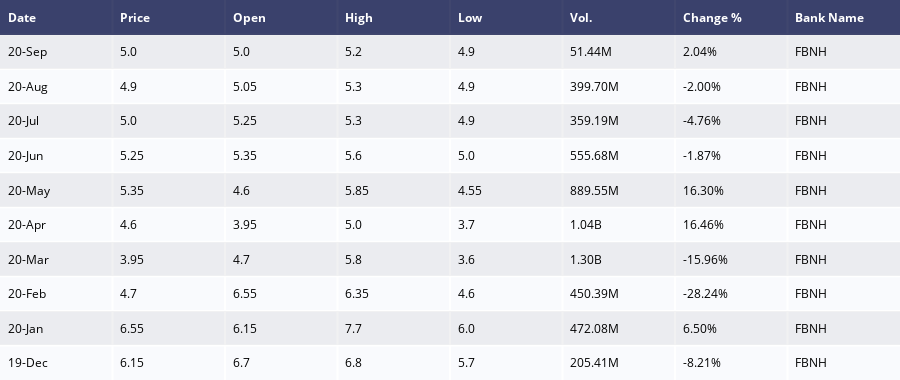

Source (notebook cell):
### Code cell
#sample of stock data visualised on table
import plotly.figure_factory as ff

df = pd.read_csv('FBNH Historical Data.csv')
df_sample = df[:10]

fig =  ff.create_table(df_sample)
fig.show()

### Figure 1 — Plotly figure (JSON) as saved in the notebook; plotly's stock layout.template omitted (floating-point values rounded to 4 significant figures)
{"data": [{"colorscale": [[0, "#00083e"], [0.5, "#ededee"], [1, "#ffffff"]], "hoverinfo": "none", "opacity": 0.75, "showscale": false, "type": "heatmap", "z": [[0, 0, 0, 0, 0, 0, 0, 0], [0.5, 0.5, 0.5, 0.5, 0.5, 0.5, 0.5, 0.5], [1, 1, 1, 1, 1, 1, 1, 1], [0.5, 0.5, 0.5, 0.5, 0.5, 0.5, 0.5, 0.5], [1, 1, 1, 1, 1, 1, 1, 1], [0.5, 0.5, 0.5, 0.5, 0.5, 0.5, 0.5, 0.5], [1, 1, 1, 1, 1, 1, 1, 1], [0.5, 0.5, 0.5, 0.5, 0.5, 0.5, 0.5, 0.5], [1, 1, 1, 1, 1, 1, 1, 1], [0.5, 0.5, 0.5, 0.5, 0.5, 0.5, 0.5, 0.5], [1, 1, 1, 1, 1, 1, 1, 1]]}], "layout": {"annotations": [{"align": "left", "font": {"color": "#ffffff"}, "showarrow": false, "text": "<b>Date</b>", "x": -0.45, "xanchor": "left", "xref": "x", "y": 0, "yref": "y"}, {"align": "left", "font": {"color": "#ffffff"}, "showarrow": false, "text": "<b>Price</b>", "x": 0.55, "xanchor": "left", "xref": "x", "y": 0, "yref": "y"}, {"align": "left", "font": {"color": "#ffffff"}, "showarrow": false, "text": "<b>Open</b>", "x": 1.55, "xanchor": "left", "xref": "x", "y": 0, "yref": "y"}, {"align": "left", "font": {"color": "#ffffff"}, "showarrow": false, "text": "<b>High</b>", "x": 2.55, "xanchor": "left", "xref": "x", "y": 0, "yref": "y"}, {"align": "left", "font": {"color": "#ffffff"}, "showarrow": false, "text": "<b>Low</b>", "x": 3.55, "xanchor": "left", "xref": "x", "y": 0, "yref": "y"}, {"align": "left", "font": {"color": "#ffffff"}, "showarrow": false, "text": "<b>Vol.</b>", "x": 4.55, "xanchor": "left", "xref": "x", "y": 0, "yref": "y"}, {"align": "left", "font": {"color": "#ffffff"}, "showarrow": false, "text": "<b>Change %</b>", "x": 5.55, "xanchor": "left", "xref": "x", "y": 0, "yref": "y"}, {"align": "left", "font": {"color": "#ffffff"}, "showarrow": false, "text": "<b>Bank Name</b>", "x": 6.55, "xanchor": "left", "xref": "x", "y": 0, "yref": "y"}, {"align": "left", "font": {"color": "#000000"}, "showarrow": false, "text": "20-Sep", "x": -0.45, "xanchor": "left", "xref": "x", "y": 1, "yref": "y"}, {"align": "left", "font": {"color": "#000000"}, "showarrow": false, "text": "5.0", "x": 0.55, "xanchor": "left", "xref": "x", "y": 1, "yref": "y"}, {"align": "left", "font": {"color": "#000000"}, "showarrow": false, "text": "5.0", "x": 1.55, "xanchor": "left", "xref": "x", "y": 1, "yref": "y"}, {"align": "left", "font": {"color": "#000000"}, "showarrow": false, "text": "5.2", "x": 2.55, "xanchor": "left", "xref": "x", "y": 1, "yref": "y"}, {"align": "left", "font": {"color": "#000000"}, "showarrow": false, "text": "4.9", "x": 3.55, "xanchor": "left", "xref": "x", "y": 1, "yref": "y"}, {"align": "left", "font": {"color": "#000000"}, "showarrow": false, "text": "51.44M", "x": 4.55, "xanchor": "left", "xref": "x", "y": 1, "yref": "y"}, {"align": "left", "font": {"color": "#000000"}, "showarrow": false, "text": "2.04%", "x": 5.55, "xanchor": "left", "xref": "x", "y": 1, "yref": "y"}, {"align": "left", "font": {"color": "#000000"}, "showarrow": false, "text": "FBNH", "x": 6.55, "xanchor": "left", "xref": "x", "y": 1, "yref": "y"}, {"align": "left", "font": {"color": "#000000"}, "showarrow": false, "text": "20-Aug", "x": -0.45, "xanchor": "left", "xref": "x", "y": 2, "yref": "y"}, {"align": "left", "font": {"color": "#000000"}, "showarrow": false, "text": "4.9", "x": 0.55, "xanchor": "left", "xref": "x", "y": 2, "yref": "y"}, {"align": "left", "font": {"color": "#000000"}, "showarrow": false, "text": "5.05", "x": 1.55, "xanchor": "left", "xref": "x", "y": 2, "yref": "y"}, {"align": "left", "font": {"color": "#000000"}, "showarrow": false, "text": "5.3", "x": 2.55, "xanchor": "left", "xref": "x", "y": 2, "yref": "y"}, {"align": "left", "font": {"color": "#000000"}, "showarrow": false, "text": "4.9", "x": 3.55, "xanchor": "left", "xref": "x", "y": 2, "yref": "y"}, {"align": "left", "font": {"color": "#000000"}, "showarrow": false, "text": "399.70M", "x": 4.55, "xanchor": "left", "xref": "x", "y": 2, "yref": "y"}, {"align": "left", "font": {"color": "#000000"}, "showarrow": false, "text": "-2.00%", "x": 5.55, "xanchor": "left", "xref": "x", "y": 2, "yref": "y"}, {"align": "left", "font": {"color": "#000000"}, "showarrow": false, "text": "FBNH", "x": 6.55, "xanchor": "left", "xref": "x", "y": 2, "yref": "y"}, {"align": "left", "font": {"color": "#000000"}, "showarrow": false, "text": "20-Jul", "x": -0.45, "xanchor": "left", "xref": "x", "y": 3, "yref": "y"}, {"align": "left", "font": {"color": "#000000"}, "showarrow": false, "text": "5.0", "x": 0.55, "xanchor": "left", "xref": "x", "y": 3, "yref": "y"}, {"align": "left", "font": {"color": "#000000"}, "showarrow": false, "text": "5.25", "x": 1.55, "xanchor": "left", "xref": "x", "y": 3, "yref": "y"}, {"align": "left", "font": {"color": "#000000"}, "showarrow": false, "text": "5.3", "x": 2.55, "xanchor": "left", "xref": "x", "y": 3, "yref": "y"}, {"align": "left", "font": {"color": "#000000"}, "showarrow": false, "text": "4.9", "x": 3.55, "xanchor": "left", "xref": "x", "y": 3, "yref": "y"}, {"align": "left", "font": {"color": "#000000"}, "showarrow": false, "text": "359.19M", "x": 4.55, "xanchor": "left", "xref": "x", "y": 3, "yref": "y"}, {"align": "left", "font": {"color": "#000000"}, "showarrow": false, "text": "-4.76%", "x": 5.55, "xanchor": "left", "xref": "x", "y": 3, "yref": "y"}, {"align": "left", "font": {"color": "#000000"}, "showarrow": false, "text": "FBNH", "x": 6.55, "xanchor": "left", "xref": "x", "y": 3, "yref": "y"}, {"align": "left", "font": {"color": "#000000"}, "showarrow": false, "text": "20-Jun", "x": -0.45, "xanchor": "left", "xref": "x", "y": 4, "yref": "y"}, {"align": "left", "font": {"color": "#000000"}, "showarrow": false, "text": "5.25", "x": 0.55, "xanchor": "left", "xref": "x", "y": 4, "yref": "y"}, {"align": "left", "font": {"color": "#000000"}, "showarrow": false, "text": "5.35", "x": 1.55, "xanchor": "left", "xref": "x", "y": 4, "yref": "y"}, {"align": "left", "font": {"color": "#000000"}, "showarrow": false, "text": "5.6", "x": 2.55, "xanchor": "left", "xref": "x", "y": 4, "yref": "y"}, {"align": "left", "font": {"color": "#000000"}, "showarrow": false, "text": "5.0", "x": 3.55, "xanchor": "left", "xref": "x", "y": 4, "yref": "y"}, {"align": "left", "font": {"color": "#000000"}, "showarrow": false, "text": "555.68M", "x": 4.55, "xanchor": "left", "xref": "x", "y": 4, "yref": "y"}, {"align": "left", "font": {"color": "#000000"}, "showarrow": false, "text": "-1.87%", "x": 5.55, "xanchor": "left", "xref": "x", "y": 4, "yref": "y"}, {"align": "left", "font": {"color": "#000000"}, "showarrow": false, "text": "FBNH", "x": 6.55, "xanchor": "left", "xref": "x", "y": 4, "yref": "y"}, {"align": "left", "font": {"color": "#000000"}, "showarrow": false, "text": "20-May", "x": -0.45, "xanchor": "left", "xref": "x", "y": 5, "yref": "y"}, {"align": "left", "font": {"color": "#000000"}, "showarrow": false, "text": "5.35", "x": 0.55, "xanchor": "left", "xref": "x", "y": 5, "yref": "y"}, {"align": "left", "font": {"color": "#000000"}, "showarrow": false, "text": "4.6", "x": 1.55, "xanchor": "left", "xref": "x", "y": 5, "yref": "y"}, {"align": "left", "font": {"color": "#000000"}, "showarrow": false, "text": "5.85", "x": 2.55, "xanchor": "left", "xref": "x", "y": 5, "yref": "y"}, {"align": "left", "font": {"color": "#000000"}, "showarrow": false, "text": "4.55", "x": 3.55, "xanchor": "left", "xref": "x", "y": 5, "yref": "y"}, {"align": "left", "font": {"color": "#000000"}, "showarrow": false, "text": "889.55M", "x": 4.55, "xanchor": "left", "xref": "x", "y": 5, "yref": "y"}, {"align": "left", "font": {"color": "#000000"}, "showarrow": false, "text": "16.30%", "x": 5.55, "xanchor": "left", "xref": "x", "y": 5, "yref": "y"}, {"align": "left", "font": {"color": "#000000"}, "showarrow": false, "text": "FBNH", "x": 6.55, "xanchor": "left", "xref": "x", "y": 5, "yref": "y"}, {"align": "left", "font": {"color": "#000000"}, "showarrow": false, "text": "20-Apr", "x": -0.45, "xanchor": "left", "xref": "x", "y": 6, "yref": "y"}, {"align": "left", "font": {"color": "#000000"}, "showarrow": false, "text": "4.6", "x": 0.55, "xanchor": "left", "xref": "x", "y": 6, "yref": "y"}, {"align": "left", "font": {"color": "#000000"}, "showarrow": false, "text": "3.95", "x": 1.55, "xanchor": "left", "xref": "x", "y": 6, "yref": "y"}, {"align": "left", "font": {"color": "#000000"}, "showarrow": false, "text": "5.0", "x": 2.55, "xanchor": "left", "xref": "x", "y": 6, "yref": "y"}, {"align": "left", "font": {"color": "#000000"}, "showarrow": false, "text": "3.7", "x": 3.55, "xanchor": "left", "xref": "x", "y": 6, "yref": "y"}, {"align": "left", "font": {"color": "#000000"}, "showarrow": false, "text": "1.04B", "x": 4.55, "xanchor": "left", "xref": "x", "y": 6, "yref": "y"}, {"align": "left", "font": {"color": "#000000"}, "showarrow": false, "text": "16.46%", "x": 5.55, "xanchor": "left", "xref": "x", "y": 6, "yref": "y"}, {"align": "left", "font": {"color": "#000000"}, "showarrow": false, "text": "FBNH", "x": 6.55, "xanchor": "left", "xref": "x", "y": 6, "yref": "y"}, {"align": "left", "font": {"color": "#000000"}, "showarrow": false, "text": "20-Mar", "x": -0.45, "xanchor": "left", "xref": "x", "y": 7, "yref": "y"}, {"align": "left", "font": {"color": "#000000"}, "showarrow": false, "text": "3.95", "x": 0.55, "xanchor": "left", "xref": "x", "y": 7, "yref": "y"}, {"align": "left", "font": {"color": "#000000"}, "showarrow": false, "text": "4.7", "x": 1.55, "xanchor": "left", "xref": "x", "y": 7, "yref": "y"}, {"align": "left", "font": {"color": "#000000"}, "showarrow": false, "text": "5.8", "x": 2.55, "xanchor": "left", "xref": "x", "y": 7, "yref": "y"}, {"align": "left", "font": {"color": "#000000"}, "showarrow": false, "text": "3.6", "x": 3.55, "xanchor": "left", "xref": "x", "y": 7, "yref": "y"}, {"align": "left", "font": {"color": "#000000"}, "showarrow": false, "text": "1.30B", "x": 4.55, "xanchor": "left", "xref": "x", "y": 7, "yref": "y"}, {"align": "left", "font": {"color": "#000000"}, "showarrow": false, "text": "-15.96%", "x": 5.55, "xanchor": "left", "xref": "x", "y": 7, "yref": "y"}, {"align": "left", "font": {"color": "#000000"}, "showarrow": false, "text": "FBNH", "x": 6.55, "xanchor": "left", "xref": "x", "y": 7, "yref": "y"}, {"align": "left", "font": {"color": "#000000"}, "showarrow": false, "text": "20-Feb", "x": -0.45, "xanchor": "left", "xref": "x", "y": 8, "yref": "y"}, {"align": "left", "font": {"color": "#000000"}, "showarrow": false, "text": "4.7", "x": 0.55, "xanchor": "left", "xref": "x", "y": 8, "yref": "y"}, {"align": "left", "font": {"color": "#000000"}, "showarrow": false, "text": "6.55", "x": 1.55, "xanchor": "left", "xref": "x", "y": 8, "yref": "y"}, {"align": "left", "font": {"color": "#000000"}, "showarrow": false, "text": "6.35", "x": 2.55, "xanchor": "left", "xref": "x", "y": 8, "yref": "y"}, {"align": "left", "font": {"color": "#000000"}, "showarrow": false, "text": "4.6", "x": 3.55, "xanchor": "left", "xref": "x", "y": 8, "yref": "y"}, {"align": "left", "font": {"color": "#000000"}, "showarrow": false, "text": "450.39M", "x": 4.55, "xanchor": "left", "xref": "x", "y": 8, "yref": "y"}, {"align": "left", "font": {"color": "#000000"}, "showarrow": false, "text": "-28.24%", "x": 5.55, "xanchor": "left", "xref": "x", "y": 8, "yref": "y"}, {"align": "left", "font": {"color": "#000000"}, "showarrow": false, "text": "FBNH", "x": 6.55, "xanchor": "left", "xref": "x", "y": 8, "yref": "y"}, {"align": "left", "font": {"color": "#000000"}, "showarrow": false, "text": "20-Jan", "x": -0.45, "xanchor": "left", "xref": "x", "y": 9, "yref": "y"}, {"align": "left", "font": {"color": "#000000"}, "showarrow": false, "text": "6.55", "x": 0.55, "xanchor": "left", "xref": "x", "y": 9, "yref": "y"}, {"align": "left", "font": {"color": "#000000"}, "showarrow": false, "text": "6.15", "x": 1.55, "xanchor": "left", "xref": "x", "y": 9, "yref": "y"}, {"align": "left", "font": {"color": "#000000"}, "showarrow": false, "text": "7.7", "x": 2.55, "xanchor": "left", "xref": "x", "y": 9, "yref": "y"}, {"align": "left", "font": {"color": "#000000"}, "showarrow": false, "text": "6.0", "x": 3.55, "xanchor": "left", "xref": "x", "y": 9, "yref": "y"}, {"align": "left", "font": {"color": "#000000"}, "showarrow": false, "text": "472.08M", "x": 4.55, "xanchor": "left", "xref": "x", "y": 9, "yref": "y"}, {"align": "left", "font": {"color": "#000000"}, "showarrow": false, "text": "6.50%", "x": 5.55, "xanchor": "left", "xref": "x", "y": 9, "yref": "y"}, {"align": "left", "font": {"color": "#000000"}, "showarrow": false, "text": "FBNH", "x": 6.55, "xanchor": "left", "xref": "x", "y": 9, "yref": "y"}, {"align": "left", "font": {"color": "#000000"}, "showarrow": false, "text": "19-Dec", "x": -0.45, "xanchor": "left", "xref": "x", "y": 10, "yref": "y"}, {"align": "left", "font": {"color": "#000000"}, "showarrow": false, "text": "6.15", "x": 0.55, "xanchor": "left", "xref": "x", "y": 10, "yref": "y"}, {"align": "left", "font": {"color": "#000000"}, "showarrow": false, "text": "6.7", "x": 1.55, "xanchor": "left", "xref": "x", "y": 10, "yref": "y"}, {"align": "left", "font": {"color": "#000000"}, "showarrow": false, "text": "6.8", "x": 2.55, "xanchor": "left", "xref": "x", "y": 10, "yref": "y"}, {"align": "left", "font": {"color": "#000000"}, "showarrow": false, "text": "5.7", "x": 3.55, "xanchor": "left", "xref": "x", "y": 10, "yref": "y"}, {"align": "left", "font": {"color": "#000000"}, "showarrow": false, "text": "205.41M", "x": 4.55, "xanchor": "left", "xref": "x", "y": 10, "yref": "y"}, {"align": "left", "font": {"color": "#000000"}, "showarrow": false, "text": "-8.21%", "x": 5.55, "xanchor": "left", "xref": "x", "y": 10, "yref": "y"}, {"align": "left", "font": {"color": "#000000"}, "showarrow": false, "text": "FBNH", "x": 6.55, "xanchor": "left", "xref": "x", "y": 10, "yref": "y"}], "height": 380, "margin": {"b": 0, "l": 0, "r": 0, "t": 0}, "xaxis": {"dtick": 1, "gridwidth": 2, "showticklabels": false, "tick0": -0.5, "ticks": "", "zeroline": false}, "yaxis": {"autorange": "reversed", "dtick": 1, "gridwidth": 2, "showticklabels": false, "tick0": 0.5, "ticks": "", "zeroline": false}}}
